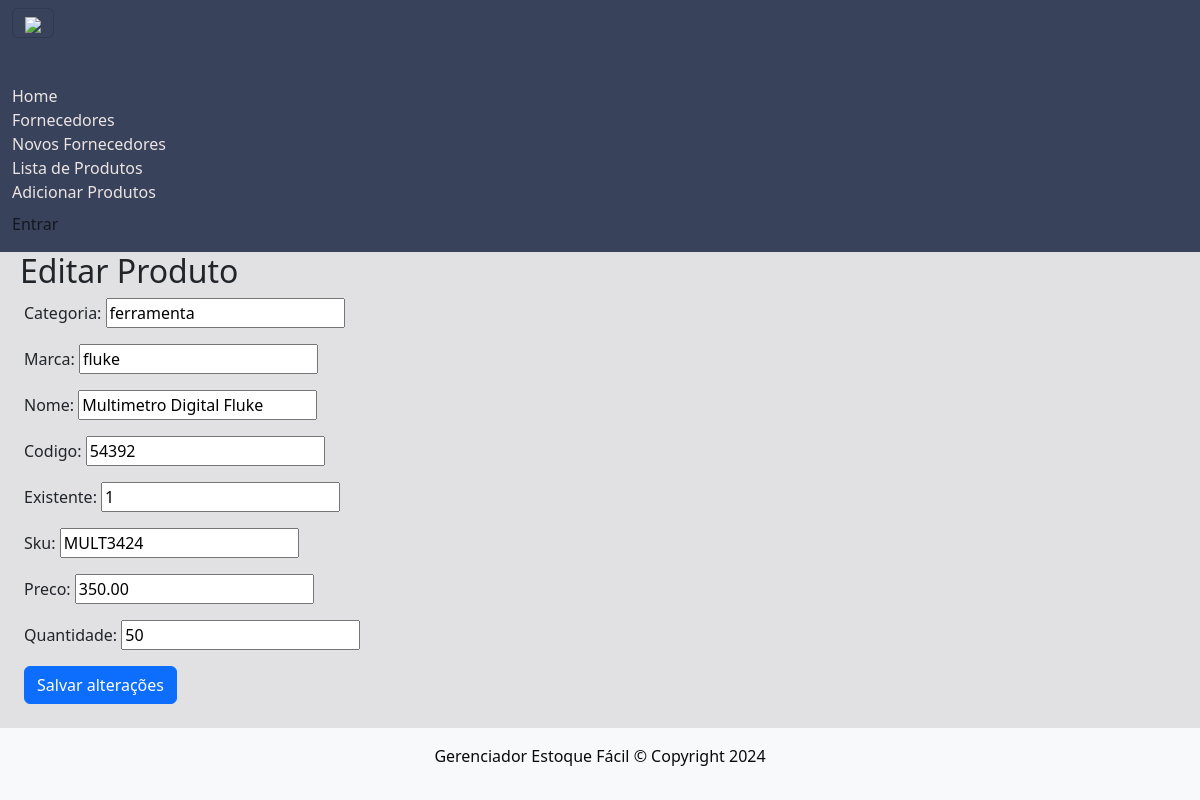
Page /produto/8/editar/ on the earlier database version.
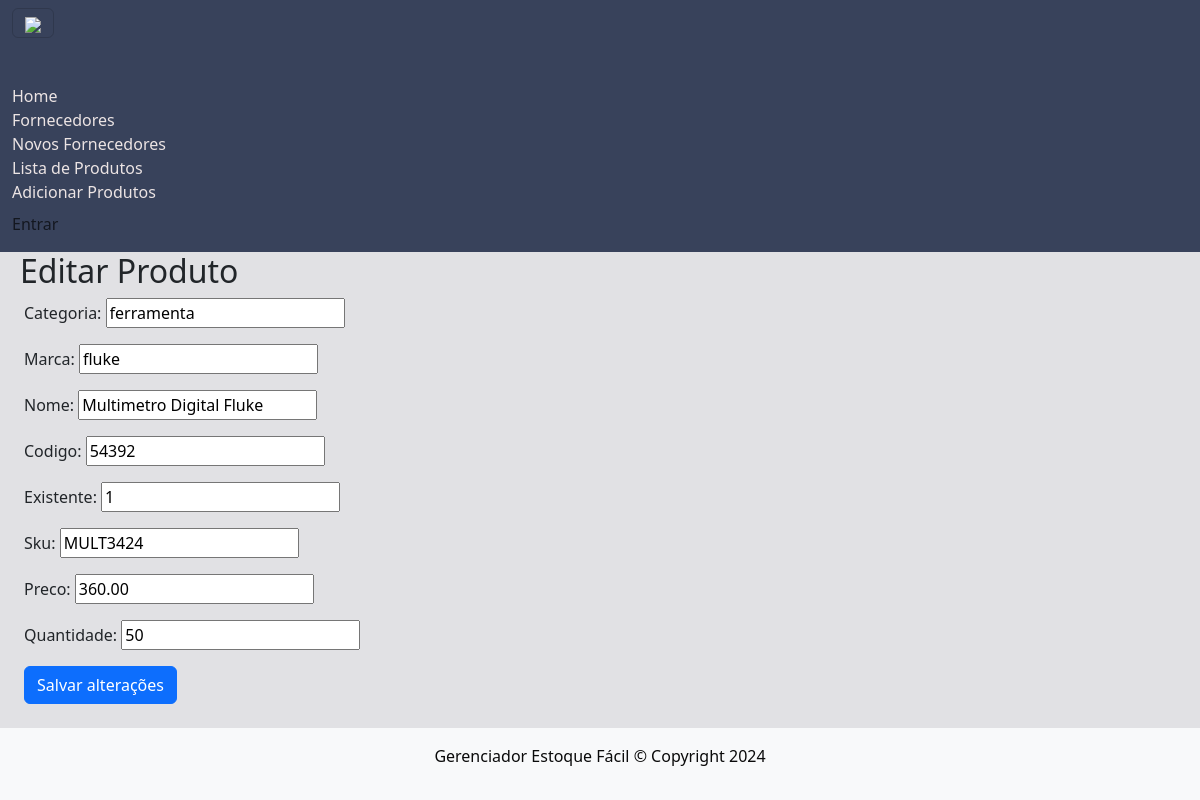
Same page on the later database version.
### projetointegradors/models.py (models this page shows)
class Produto(models.Model):
    categoria = models.CharField(
        max_length=255,
        null=False,
        blank=False
    )
    nome = models.CharField(
        max_length=255,
        null=False,
        blank=False
    )
    marca = models.CharField(
        max_length=255,
        null=False,
        blank=False,
        default='Sem Marca'
    )
    codigo = models.CharField(
        max_length=20,
        null=False,
        blank=False,
        unique=True)
    existente = models.IntegerField(
        default=0,
        null=False,
        blank=False
    )
    sku = models.CharField(
        max_length=20,
        null=False,
        blank=False,
        unique=True
    )
    preco = models.DecimalField(
        max_digits=10,
        decimal_places=2,
        null=False,
        blank=False
    )
    quantidade = models.IntegerField()

### projetointegradors/views.py (the view)
# urls.py: path('produto/<int:produto_id>/editar/', views.editar_produto, name='editar_produto'),
def editar_produto(request, produto_id):
    produto = get_object_or_404(Produto, id=produto_id)
    if request.method == 'POST':
        form = ProdutoForm(request.POST, instance=produto)
        if form.is_valid():
            form.save()
            return redirect('lista_produtos')
    else:
        form = ProdutoForm(instance=produto)
    return render(request, 'projetointegrador/editar_produto.html', {'form': form, 'produto': produto})

### projetointegradors/forms.py
class ProdutoForm(forms.ModelForm):
    class Meta:
        model = Produto
        fields = ['categoria', 'marca', 'nome', 'codigo', 'existente', 'sku', 'preco', 'quantidade']

### projetointegradors/templates/projetointegrador/editar_produto.html (shortened to what this page needs)
{% extends 'projetointegrador/base.html' %}
{% block content %}
  <h2 style="margin-left: 20px">Editar Produto</h2>
  <form class="row g-2 align-items-center" style="margin-left: 20px" method="post" enctype="multipart/form-data">
    <div class="col-auto">
        {{ form.as_p }}
        <button type="submit" class="btn btn-primary">Salvar alterações</button>
    </div>
  </form>
{% endblock %}

### projetointegradors/templates/projetointegrador/base.html (shortened to what this page needs)
{% load bootstrap5 %}
{% load static %}
<!DOCTYPE html>
<html lang="pt-br">
    <head>
        {% bootstrap_css %}
        <link rel="stylesheet" type="text/css" href="{% static '../static/estilo/estilo.css' %}">
    </head>
    <body class="cor-de-fundo" >
        <nav class="navbar" style="background-color: #031131c2;" navbar-static-top>
            <div class="container-fluid">
                <div class="navebar-header">
                    <button class="navbar-toggler"
                            type="button"
                            data-bs-toggle="collapse"
                            data-bs-target="#navbar"
                            aria-controls="navbarNavDropdown"
                            aria-expanded="false"
                            aria-label="Toggle navigation">
                            <img src="{% static '../static/estoque.png' %}" height='50px'>
                    </button>
                        <p class="nav-item"><a class="navbar-brand" href="{% url 'index' %}"></a></p>
                </div>
                <div id="navbar" class="collapse navbar-collapse show">
                    <ul class="navbar-nav">
                        <li><a class="dropdown-item color-text" href="{% url 'home' %}">Home</a></li>
                        <li><a class="dropdown-item color-text" href="{% url 'topics' %}">Fornecedores</a></li>
                        <li><a class="dropdown-item color-text" href="{% url 'new_topic' %}">Novos Fornecedores</a></li>
                        <li><a class="dropdown-item color-text" href="{% url 'lista_produtos' %}">Lista de Produtos</a></li>
                        <li><a class="dropdown-item color-text" href="{% url 'cria_produto' %}">Adicionar Produtos</a></li>
                    </ul>
                    <ul class="navbar-nav mx-auto">
                        {% if user.is_authenticated %}
                        <li><a>Olá, {{ user.username }}</a></li>
                            <div><img src="{% static '../static/login.png' %}" style="position: initial;" height='40px'></div>
                            <li><a href="{% url 'logout' %}">Sair</a></li>
                        {% else %}
                            <div>
                                <li class="nav-item ms-auto">
                                    <a class="nav-link" href="{% url 'login' %}">Entrar</a>
                                </li>
                            </div>
                        {% endif %}
                    </ul>
                </div>
            </div>
        </nav>
        <footer class="footer fixed-bottom mt-auto py-3 bg-light" >
            <div class="container d-flex align-items-center">
                <span class="text-center mx-auto" class="text-dark">
                   <p>Gerenciador Estoque Fácil © Copyright 2024</p>
                </span>
            </div>
        </footer>
    </body>
</html>
 {% block content %}
 {% endblock content %}

### projetointegradors/static/estilo/estilo.css (style rules this page uses)
body { display: flex; min-height: 100vh; flex-direction: column; background-color: black; }
footer { background-color: rgb(4, 7, 7); align-items: center; align-content: center; justify-items: center; position: relative; color:rgb(10, 10, 10); position: relative; display: flex; flex-direction: column; }
.color-text { color: #ece4e4; }
.cor-de-fundo { background-color: #e1e1e4; }

Differences in the rows shown:
changed Produto "ferramenta": preco "350.00" → "360.00"
